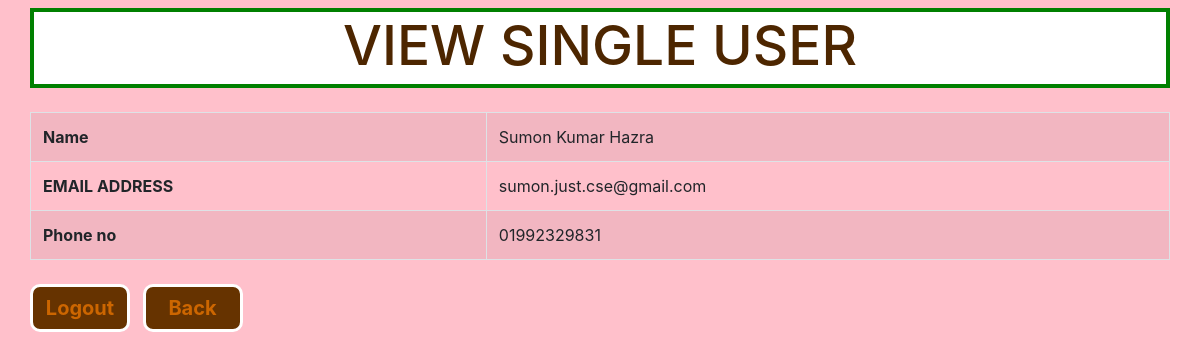
The app's page /view.php?id=2 (signed in) with its own data.
### tables this page shows
CREATE TABLE `users` (
  `id` int(10) NOT NULL,
  `name` varchar(250) NOT NULL,
  `email` varchar(250) NOT NULL,
  `phone` varchar(20) NOT NULL,
  `password` varchar(200) NOT NULL
);

### view.php (the view, shortened to what this page needs)
<?php
include('connect.php');
$id=$_GET['id'];
$sql="SELECT* FROM users WHERE id=$id";
$result=mysqli_query($conn,$sql);
$row=mysqli_fetch_assoc($result);
 ?>
<!DOCTYPE html>
<html>
<head>
	<link rel="stylesheet" href="css/bootstrap.min.css">
	<link rel="stylesheet" href="css/all.min.css">
	<link rel="stylesheet" href="css/fontawesome.min.css">
</head>
<body>
<div class="container-fluid">
	<div class="row mx-auto">
		<div class="col-md-12">
			<div class="header bg-white mt-2" style="height:80px;border:4px  solid green; ">
					<h1 class="text-center text-uppercase" style="color:#4d2600;font-size: 55px ">VIEW SINGLE USER</h1>
			</div>
			<table class="table table-bordered table-striped mt-4">
				<tr>
					<th>Name</th>
					<td><?=$row['name']?></td>
				</tr>
				<tr>
					<th>EMAIL ADDRESS</th>
					<td><?=$row['email']?></td>
				</tr>
				<tr>
					<th>Phone no</th>
					<td><?=$row['phone']?></td>
				</tr>
			</table>
				<div class="mt-4">
				<a class="btn btn-info " href="logout.php" style="background-color: #663300;border:3px  solid white; width:100px;  border-radius: 10px 10px 10px 10px; "><span class="" style="font-size: 20px;font-weight:bold;color:#cc6600">Logout</span></a>
				<a class="btn btn-info ml-2" href="display.php" style="background-color: #663300;border:3px  solid white; width:100px;  border-radius: 10px 10px 10px 10px; "><span class="" style="font-size: 20px;font-weight:bold;color:#cc6600">Back</span></a>
			</div>
	    </div>
	</div>
</div>
</body>
</html>

### view.php (style rules this page uses)
body { background-color: pink; }

### records on screen
users: name "Sumon Kumar Hazra", email "sumon.just.cse@gmail.com", phone "01992329831"
